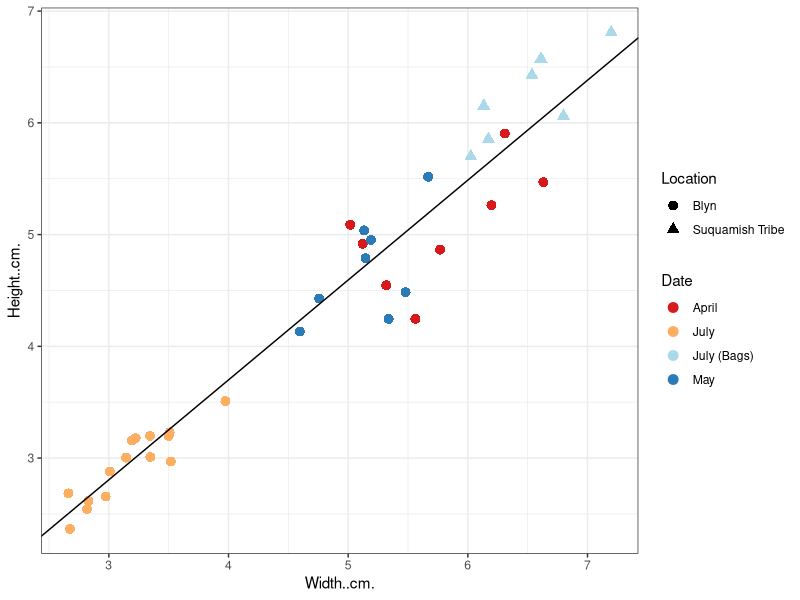

This figure's R source:
## ---- chunk 1
library(tidyverse)
## ---- chunk 2
W_H_Date_Only <- read.csv("../data/W_H_Date_Only.csv")

## ---- chunk 3
summary(aov(W_H_Date_Only$`Width..cm`~W_H_Date_Only$Date)) 
## ---- chunk 4
TukeyHSD(aov(W_H_Date_Only$`Width..cm`~W_H_Date_Only$Date)) 
## ---- chunk 5
summary(aov(W_H_Date_Only$`Height..cm.`~W_H_Date_Only$Date))
TukeyHSD(aov(W_H_Date_Only$`Height..cm.`~W_H_Date_Only$Date))
## ---- chunk 6
CockleData <- read.csv("../data/CockleData.csv")

## ---- chunk 7
ggplot(CockleData, aes(x=`Width..cm.`,y =`Height..cm.`, color=Date, shape=Location),) + geom_point(size=3) + geom_abline(intercept=0.124, slope=0.8939, col = "black", size=0.5)+theme_bw()+
  scale_color_brewer(palette = "RdYlBu")   
